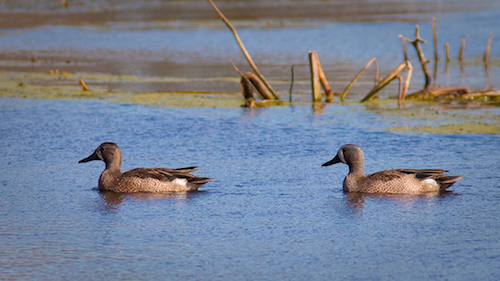
#> input picture datasets/ducks.jpg, 500 x 281 px, found by its file name
$ python 6.reduce_image_by_seam_carving.py   (older library calls are emulated)
#> lines starting #> are read from the running program, lines starting #| are printed output that depends on the picture
#> further down, img_input is the input picture: shape (281, 500, 3); mean B, G, R 148.8, 130.3, 119.6

import cv2
import numpy as np

# Draw vertical seam on top of the image
def overlay_vertical_seam(img, seam):
    img_seam_overlay = np.copy(img)

    # Extract the list of points from the seam
    x_coords, y_coords = np.transpose([(i,int(j)) for i,j in enumerate(seam)])

    # Draw a green line on the image using the list of points
    img_seam_overlay[x_coords, y_coords] = (0,255,0)
    return img_seam_overlay

# Compute the energy matrix from the input image
def compute_energy_matrix(img):
    gray = cv2.cvtColor(img, cv2.COLOR_BGR2GRAY)
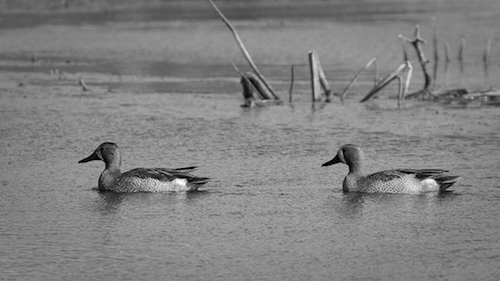
#> gray: shape (281, 500); min 0, max 251, mean 129.2

    # Compute X derivative of the image
    sobel_x = cv2.Sobel(gray,cv2.CV_64F, 1, 0, ksize=3)
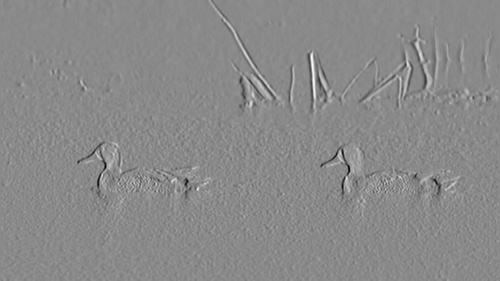
#> sobel_x: shape (281, 500) float64; min -604, max 511, mean 0.1; drawn with min black and max white

    # Compute Y derivative of the image
    sobel_y = cv2.Sobel(gray,cv2.CV_64F, 0, 1, ksize=3)
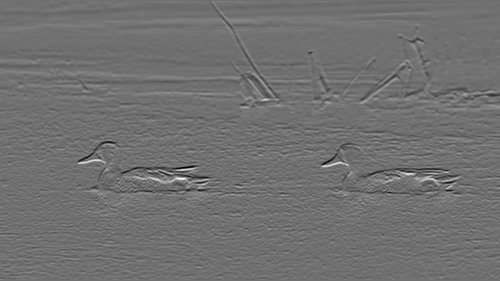
#> sobel_y: shape (281, 500) float64; min -653, max 821, mean 0.5; drawn with min black and max white

    abs_sobel_x = cv2.convertScaleAbs(sobel_x)
    abs_sobel_y = cv2.convertScaleAbs(sobel_y)
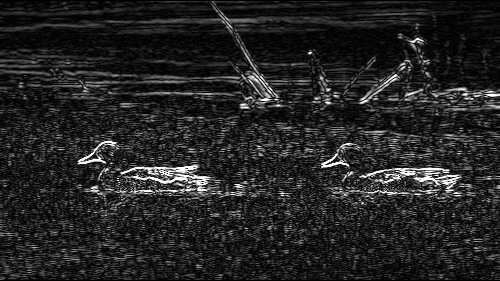
#> abs_sobel_y: shape (281, 500); min 0, max 255, mean 35.9

    # Return weighted summation of the two images i.e. 0.5*X + 0.5*Y
    return cv2.addWeighted(abs_sobel_x, 0.5, abs_sobel_y, 0.5, 0)
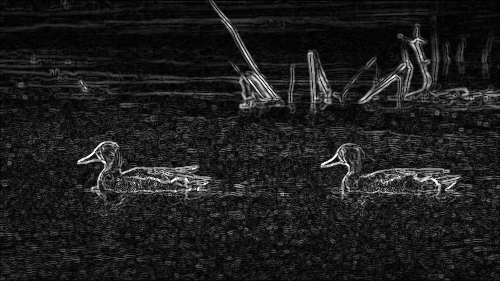
#> returned value: shape (281, 500); min 0, max 255, mean 29.4

# Find vertical seam in the input image
def find_vertical_seam(img, energy):
    rows, cols = img.shape[:2]

    # Initialize the seam vector with 0 for each element
    seam = np.zeros(img.shape[0])

    # Initialize distance and edge matrices
    dist_to = np.zeros(img.shape[:2]) + float('inf')
    dist_to[0,:] = np.zeros(img.shape[1])
    edge_to = np.zeros(img.shape[:2])

    # Dynamic programming; iterate using double loop and compute the paths efficiently
    for row in range(rows-1):
        for col in range(cols):
            if col != 0 and dist_to[row+1, col-1] > dist_to[row, col] + energy[row+1, col-1]:
                dist_to[row+1, col-1] = dist_to[row, col] + energy[row+1, col-1]
                edge_to[row+1, col-1] = 1

            if dist_to[row+1, col] > dist_to[row, col] + energy[row+1, col]:
                dist_to[row+1, col] = dist_to[row, col] + energy[row+1, col]
                edge_to[row+1, col] = 0

            if col != cols-1 and dist_to[row+1, col+1] > dist_to[row, col] + energy[row+1, col+1]:
                    dist_to[row+1, col+1] = dist_to[row, col] + energy[row+1, col+1]
                    edge_to[row+1, col+1] = -1

    # Retracing the path
    # Returns the indices of the minimum values along X axis.
    seam[rows-1] = np.argmin(dist_to[rows-1, :])
    for i in (x for x in reversed(range(rows)) if x > 0):
        seam[i-1] = seam[i] + edge_to[i, int(seam[i])]

    return seam

# Remove the input vertical seam from the image
def remove_vertical_seam(img, seam):
    rows, cols = img.shape[:2]

    # To delete a point, move every point after it one step towards the left
    for row in range(rows):
        for col in range(int(seam[row]), cols-1):
            img[row, col] = img[row, col+1]

    # Discard the last column to create the final output image
    img = img[:, 0:cols-1]
    return img

if __name__=='__main__':
    # Make sure the size of the input image is reasonable.
    # Large images take a lot of time to be processed.
    # Recommended size is 640x480.
    img_input = cv2.imread(r"D:\hariharan\DeepLearning\openCV\datasets\ducks.jpg")

    # Use a small number to get started. Once you get an
    # idea of the processing time, you can use a bigger number.
    # To get started, you can set it to 20.
    num_seams = int("30")

    img = np.copy(img_input)
    img_overlay_seam = np.copy(img_input)
    energy = compute_energy_matrix(img)

    for i in range(num_seams):
        seam = find_vertical_seam(img, energy)
        img_overlay_seam = overlay_vertical_seam(img_overlay_seam, seam)
        img = remove_vertical_seam(img, seam)
        energy = compute_energy_matrix(img)
        print('Number of seams removed = ', i+1)
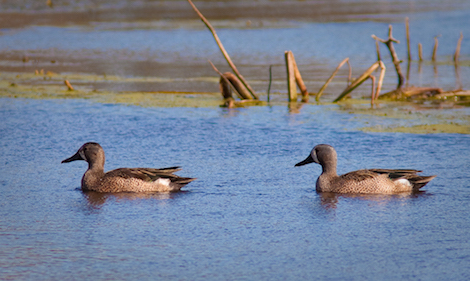
#> img: shape (281, 470, 3); mean of channels 0, 1, 2 148.5, 130.2, 119.8; drawn as B, G, R
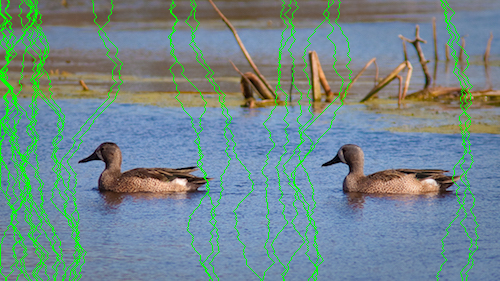
#> img_overlay_seam: shape (281, 500, 3); mean of channels 0, 1, 2 140.5, 137.1, 113.3; drawn as B, G, R


    while True:
        cv2.imshow('Input', img_input)
        cv2.imshow('Seams', img_overlay_seam)
        cv2.imshow('Output', img)
        k = cv2.waitKey(1)
#> (key Esc is pressed here)

        if k == 27:
            break

cv2.destroyAllWindows()
